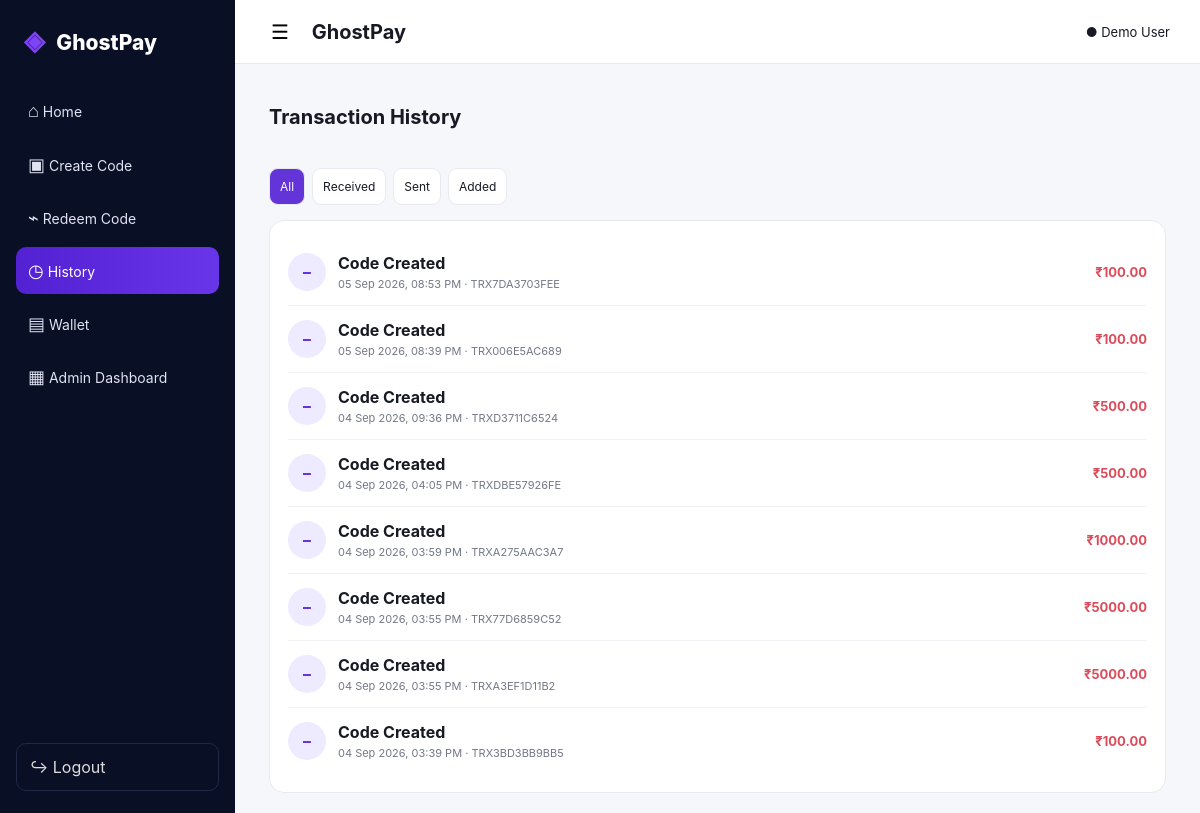
Screenshot of /history (signed in) with the database file from the repository.
### tables this page shows
CREATE TABLE users (
        id INTEGER PRIMARY KEY AUTOINCREMENT,
        name TEXT NOT NULL,
        email TEXT UNIQUE NOT NULL,
        password_hash TEXT NOT NULL,
        balance REAL DEFAULT 0,
        created_at TEXT NOT NULL
    );

CREATE TABLE transactions (
        id INTEGER PRIMARY KEY AUTOINCREMENT,
        tx_id TEXT UNIQUE NOT NULL,
        user_id INTEGER NOT NULL,
        type TEXT NOT NULL,
        amount REAL NOT NULL,
        status TEXT NOT NULL,
        created_at TEXT NOT NULL
    );

### app.py (the view)
@app.route("/history")
@login_required
def history():
    user = current_user()
    conn = db()
    txs = conn.execute(
        "SELECT * FROM transactions WHERE user_id=? ORDER BY id DESC",
        (user["id"],)
    ).fetchall()
    conn.close()
    return render_template("history.html", user=user, txs=txs)

### app.py (called while the page is built)
def db():
    conn = sqlite3.connect(DB)
    conn.row_factory = sqlite3.Row
    return conn

def current_user():
    if "user_id" not in session:
        return None
    conn = db()
    user = conn.execute("SELECT * FROM users WHERE id=?", (session["user_id"],)).fetchone()
    conn.close()
    return user

def login_required(fn):
    @wraps(fn)
    def wrapper(*args, **kwargs):
        if not current_user():
            return redirect(url_for("login"))
        return fn(*args, **kwargs)
    return wrapper

### templates/history.html
{% extends "base.html" %}
{% block content %}
<div class="mobile-head"><h1>Transaction History</h1></div>
<div class="filter"><span class="selected">All</span><span>Received</span><span>Sent</span><span>Added</span></div>
<div class="card">
{% for tx in txs %}
<div class="tx">
  <div class="tx-icon">{{ '+' if tx.type=='Code Redeemed' else '−' }}</div>
  <div class="grow"><b>{{ tx.type }}</b><small>{{ tx.created_at }} · {{ tx.tx_id }}</small></div>
  <strong class="{{ 'positive' if tx.type=='Code Redeemed' else 'negative' }}">₹{{ "%.2f"|format(tx.amount) }}</strong>
</div>
{% else %}<div class="empty">No transactions.</div>{% endfor %}
</div>
{% endblock %}

### templates/base.html (shortened to what this page needs)
<!doctype html>
<html lang="en">
<head>
  <link rel="stylesheet" href="{{ url_for('static', filename='style.css') }}">
</head>
<body>
<div class="app">
  <aside class="sidebar">
    <div class="brand"><span class="brand-mark">◈</span> GhostPay</div>
    <nav>
      <a href="{{ url_for('home') }}" class="{{ 'active' if request.endpoint=='home' else '' }}">⌂ <span>Home</span></a>
      <a href="{{ url_for('create_code') }}" class="{{ 'active' if request.endpoint=='create_code' else '' }}">▣ <span>Create Code</span></a>
      <a href="{{ url_for('redeem') }}" class="{{ 'active' if request.endpoint=='redeem' else '' }}">⌁ <span>Redeem Code</span></a>
      <a href="{{ url_for('history') }}" class="{{ 'active' if request.endpoint=='history' else '' }}">◷ <span>History</span></a>
      <a href="{{ url_for('wallet') }}" class="{{ 'active' if request.endpoint=='wallet' else '' }}">▤ <span>Wallet</span></a>
      <a href="{{ url_for('admin') }}">▦ <span>Admin Dashboard</span></a>
    </nav>
    <a class="logout" href="{{ url_for('logout') }}">↪ Logout</a>
  </aside>
  <main class="main">
    <header class="topbar">
      <div class="page-title"><button class="menu" onclick="document.body.classList.toggle('sidebar-open')">☰</button> GhostPay</div>
      <div class="user-chip">● {{ user.name }}</div>
    </header>
    {% block content %}{% endblock %}
  </main>
</div>
</body>
</html>

### static/style.css (style rules this page uses)
:root { --purple:#6334d8;--purple2:#7a3ff0;--navy:#090f25;--bg:#f6f7fb;--text:#171923;--muted:#747887;--border:#e9eaf0;--green:#1f9d55;--red:#dc4b5a }
* { box-sizing:border-box }
body { margin:0;font-family:Inter,Arial,sans-serif;background:var(--bg);color:var(--text) }
a { text-decoration:none;color:inherit }
.app { display:flex;min-height:100vh }
.sidebar { width:235px;background:var(--navy);color:#fff;padding:22px 16px;position:fixed;left:0;top:0;bottom:0;display:flex;flex-direction:column;z-index:5 }
.brand { font-size:21px;font-weight:800;margin:2px 8px 30px }
.brand-mark { color:#7d43f4;font-size:27px;margin-right:7px }
.sidebar nav { display:flex;flex-direction:column;gap:6px }
.sidebar nav a { padding:13px 12px;border-radius:10px;color:#dfe3f2;font-size:14px }
.sidebar nav a:hover,.sidebar nav a.active { background:linear-gradient(90deg,#5221d2,#6935e8);color:white }
.sidebar nav a:first-letter { font-size:18px }
.logout { margin-top:auto;border:1px solid #202a46;border-radius:10px;padding:13px;color:#ddd }
.main { margin-left:235px;width:calc(100% - 235px);min-height:100vh }
.topbar { height:64px;background:#fff;border-bottom:1px solid var(--border);display:flex;align-items:center;justify-content:space-between;padding:0 30px }
.page-title { font-weight:750;font-size:20px }
.menu { border:0;background:none;font-size:20px;margin-right:12px;cursor:pointer }
.user-chip { font-size:13px }
.card,.form-card,.success-card { background:#fff;border:1px solid var(--border);border-radius:15px;margin:0 34px 20px;padding:18px }
.tx { display:flex;align-items:center;gap:12px;padding:14px 0;border-bottom:1px solid #f0f1f4 }
.tx:last-child { border-bottom:0 }
.tx-icon { width:38px;height:38px;border-radius:50%;display:grid;place-items:center;background:#eeeaff;color:var(--purple);font-weight:bold }
.tx small { display:block;color:var(--muted);font-size:11px;margin-top:4px }
.tx strong { margin-left:auto;font-size:13px }
.negative { color:var(--red) }
.grow { flex:1 }
.mobile-head { display:flex;gap:12px;align-items:center;padding:28px 34px 10px }
.mobile-head h1 { font-size:20px }
.quick button,.filter span { padding:10px;border:1px solid var(--border);background:white;border-radius:9px;cursor:pointer }
.filter { display:flex;gap:7px;margin:15px 34px }
.filter span { font-size:12px }
.filter .selected { background:var(--purple);color:#fff }

### rows the page displays
users: name "Demo User"
transactions: type "−", type "Code Created", created_at "05 Sep 2026, 08:53 PM", tx_id "TRX7DA3703FEE", amount "100.00"
transactions: type "−", type "Code Created", created_at "05 Sep 2026, 08:39 PM", tx_id "TRX006E5AC689", amount "100.00"
transactions: type "−", type "Code Created", created_at "04 Sep 2026, 09:36 PM", tx_id "TRXD3711C6524", amount "500.00"
transactions: type "−", type "Code Created", created_at "04 Sep 2026, 04:05 PM", tx_id "TRXDBE57926FE", amount "500.00"
transactions: type "−", type "Code Created", created_at "04 Sep 2026, 03:59 PM", tx_id "TRXA275AAC3A7", amount "1000.00"
transactions: type "−", type "Code Created", created_at "04 Sep 2026, 03:55 PM", tx_id "TRX77D6859C52", amount "5000.00"
transactions: type "−", type "Code Created", created_at "04 Sep 2026, 03:55 PM", tx_id "TRXA3EF1D11B2", amount "5000.00"
transactions: type "−", type "Code Created", created_at "04 Sep 2026, 03:39 PM", tx_id "TRX3BD3BB9BB5", amount "100.00"
